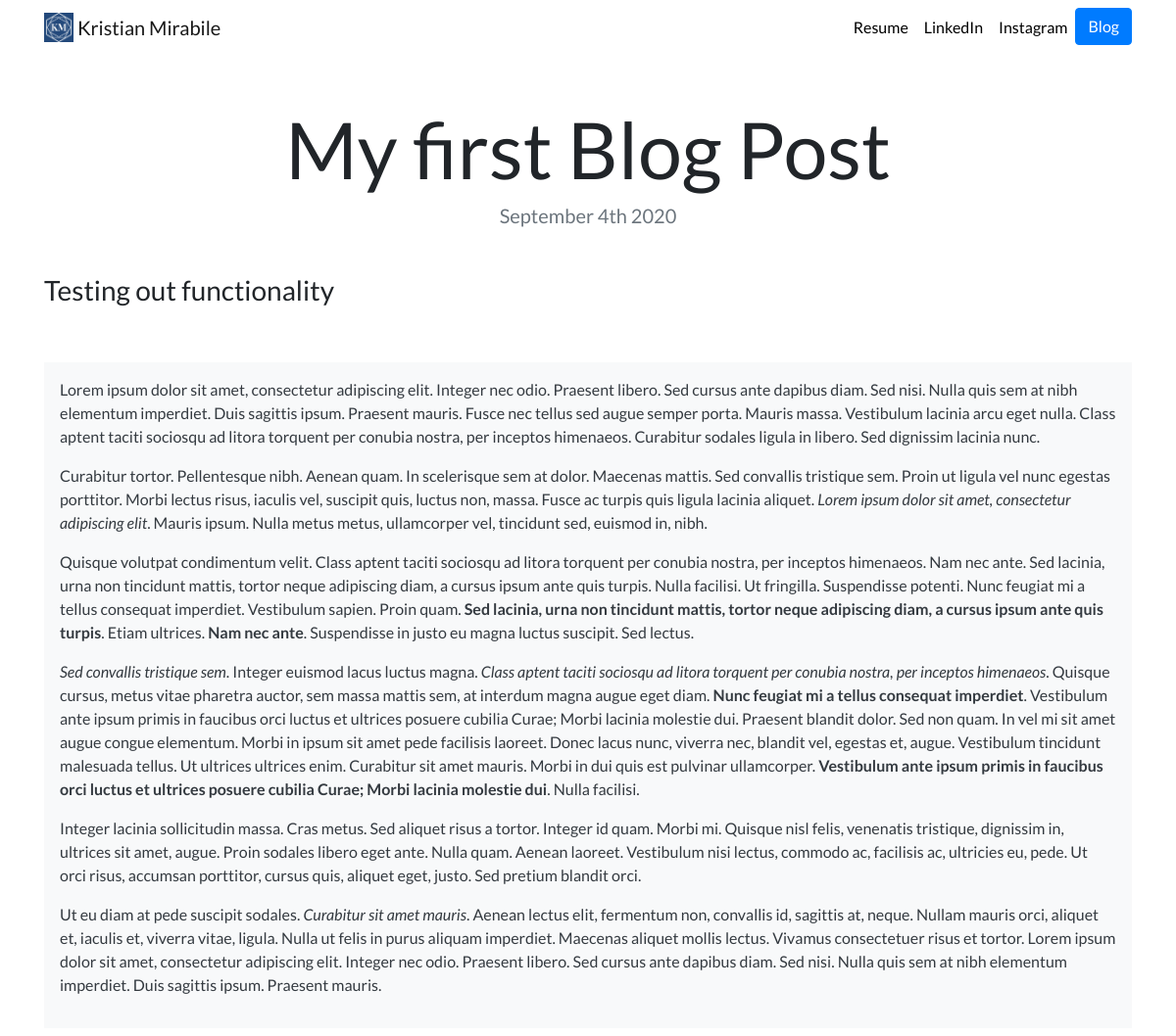
The page /blog/6/ on the database its author committed.
### blog/models.py (models this page shows)
class Blog(models.Model):
    title = models.CharField(max_length=100)
    description = models.CharField(max_length=250)
    text = models.TextField(max_length=10000)
    date = models.DateField()

### blog/views.py (the view)
# urls.py: path('<int:blog_id>/', views.detail, name='detail'),
def detail(request, blog_id):
    detailblog = get_object_or_404(Blog, pk=blog_id)
    return render(request, 'blog/detail.html', {'blog':detailblog})

### blog/templates/blog/detail.html
{% extends "portfolio/base.html" %}
{% load static %}
{% block content %}
<h1 class="text-center mt-5" id="blogdetailtitle">{{ blog.title }}</h1>
<h5 class="text-center text-muted mb-5">{{ blog.date|date:'F jS Y' }}</h5>
<h3>{{ blog.description|safe }}</h3>
<br>
<br>
<div class="p-3 mb-2 bg-light text-dark">{{ blog.text|safe }}</div>
{% endblock %}

### portfolio/static/portfolio/custom.css (style rules this page uses)
body { font-family: 'Lato', sans-serif; }
@media (min-width: 992px) { #blogdetailtitle { font-size: 5rem; } }

### rows shown on the page
Blog: title "My first Blog Post", date "September 4th 2020", description "Testing out functionality", text "Lorem ipsum dolor sit amet, consectetur adipiscing elit. Integer nec odio. Praesent libero. Sed cursus ante dapibus diam. Sed nisi. Nulla quis sem at nibh elementum imperdiet. Duis sagittis ipsum. Praesent mauris. Fusce nec tellus sed augue semper porta. Mauris massa. Vestibulum lacinia arcu eget nulla. Class aptent taciti sociosqu ad litora torquent per conubia nostra, per inceptos himenaeos. Curabitur sodales ligula in libero. Sed dignissim lacinia nunc. Curabitur tortor. Pellentesque nibh. Aenean quam. In scelerisque sem at dolor. Maecenas mattis. Sed convallis tristique sem. Proin ut ligula vel nunc egestas porttitor. Morbi lectus risus, iaculis vel, suscipit quis, luctus non, massa.…"
